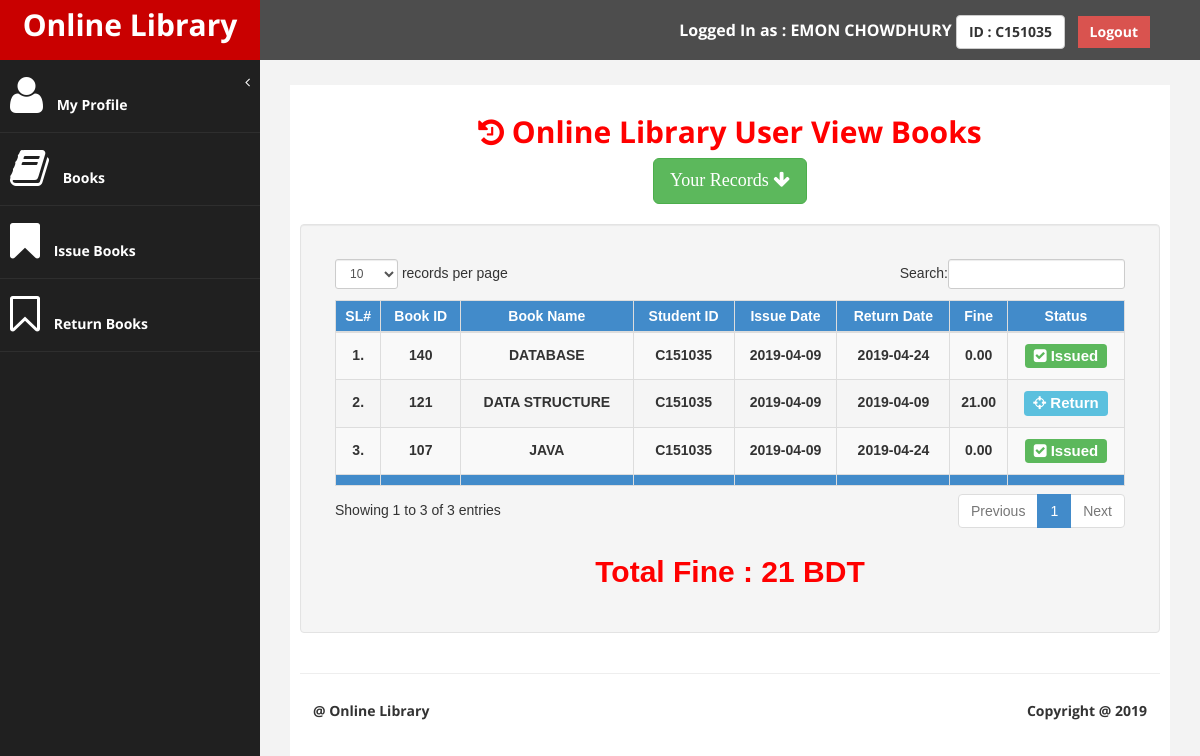
The app's page /Project/user_view.php (signed in) with its own data.
### tables this page shows
CREATE TABLE `libsys_students` (
  `s_id` int(11) NOT NULL,
  `s_code` varchar(50) NOT NULL,
  `s_name` varchar(50) NOT NULL,
  `s_dept` int(11) NOT NULL,
  `s_semester` int(11) NOT NULL,
  `s_contact` varchar(50) NOT NULL,
  `s_email` varchar(100) NOT NULL,
  `s_pic` blob NOT NULL,
  `s_password` varchar(255) NOT NULL,
  `s_reg` varchar(255) NOT NULL,
  `s_vkey` varchar(200) NOT NULL,
  `s_status` int(11) NOT NULL
);

CREATE TABLE `libsys_issue` (
  `i_id` int(11) NOT NULL,
  `i_book_id` int(11) NOT NULL,
  `i_student_id` int(11) NOT NULL,
  `i_check` int(11) NOT NULL COMMENT 'book_id+student_id',
  `i_date` date NOT NULL,
  `i_r_date` date NOT NULL,
  `i_fine` decimal(10,2) NOT NULL,
  `i_status` int(11) NOT NULL COMMENT '0=return,1=issued'
);

CREATE TABLE `libsys_books` (
  `b_id` int(11) NOT NULL,
  `b_code` varchar(50) NOT NULL,
  `b_name` varchar(50) NOT NULL,
  `b_author` int(11) NOT NULL,
  `b_publishar` int(11) NOT NULL,
  `b_check` int(11) NOT NULL COMMENT 'author+publisher',
  `b_qty` int(11) NOT NULL,
  `b_self` int(11) NOT NULL,
  `b_price` decimal(10,2) NOT NULL,
  `b_status` int(11) NOT NULL
);

### Project/includes/common.php (called while the page is built, shortened)
<?php
$WebsiteSiteName="Online Library";
?>

### Project/includes/functions.php (called while the page is built, shortened)
<?php
include './includes/dbconnect.php';
function get_book_info_by_id($b_id){
    global $connecton;
    $var = array();
    $query = mysqli_query($connecton,"SELECT * FROM libsys_books WHERE b_id='".$b_id."'");
    if($query){
        $var = mysqli_fetch_array($query);
    }
    return $var;
}
function get_student_info_by_id($s_id){
    global $connecton;
    $var = array();
    $query = mysqli_query($connecton,"SELECT * FROM libsys_students WHERE s_id='".$s_id."'");
    if($query){
        $var = mysqli_fetch_array($query);
    }
    return $var;
}
function get_all_libsys_books_issue_by_id($id){
    global $connecton;
    $var = array();
    $query = mysqli_query($connecton,"SELECT * FROM libsys_issue WHERE i_student_id='".$id."' ORDER BY i_id DESC");
    if($query){
        while($row = mysqli_fetch_array($query)){
            $var[] = $row;
        }
    }else{
        echo mysqli_error();
    }
    return $var;
}
?>

### Project/user_view.php (the view, shortened to what this page needs)
<?php
if(!isset($_SESSION['user'])){
header("Location: user_login.php");
}else{
include './includes/common.php';
include './includes/functions.php';
$pageName = 'User View Books';
$user_id = $_SESSION['user']['s_id'];
$user_info = get_student_info_by_id($user_id);
$issue = get_all_libsys_books_issue_by_id($user_id);
?>
<!DOCTYPE html>
<html xmlns="http://www.w3.org/1999/xhtml">
<head>
    <link href="assets/css/bootstrap.css" rel="stylesheet" />
    <link href="assets/css/font-awesome.css" rel="stylesheet" />
  <link href="assets/css/custom.css" rel="stylesheet" />
    <link href="assets/js/dataTables/dataTables.bootstrap.css" rel="stylesheet" />
</head>
<body>
    <div id="wrapper">
        <?php include './user_navtop.php'; ?>
        <?php include './user_navside.php'; ?>
        <div id="page-wrapper" >
            <div id="page-inner">
                <div class="row">
                    <div class="col-md-12 text-center" id="fun">
                        <h2><b><i class="fa fa-history"></i><?php echo " ".$WebsiteSiteName." ".$pageName?> </b></h2>
                         <a class="btn btn-lg btn-success" style="font-family: cursive;" id="sp">Your Records&nbsp;<i class="fa fa-arrow-down"></i></a>
                         <br>
                             <br>
                    </div>
                </div>
            <div class="row">
                <div class="col-md-12" id="acr">
                    <div class="panel panel-default well" style="font-family: sans-serif;">
                        <div class="panel-body">
                            <div class="table-responsive">
                                <table class="table table-striped table-bordered table-condensed table-hover text-center" id="dataTables-example">
                                    <thead>
                                        <tr class="btn-primary text-center">
                                            <td><b>SL#</b></td>
                                            <td><b>Book ID</b></td>
                                            <td><b>Book Name</b></td>
                                            <td><b>Student ID</b></td>
                                            <td><b>Issue Date</b></td>
                                            <td><b>Return Date</b></td>
                                             <td><b>Fine</b></td>
                                            <td><b>Status</b></td>
                                        </tr>
                                    </thead>
                                    <tbody>
                                         <?php
                                        $i=1;
                                        $total_fine = 0;
                                        foreach ($issue as $info){
                                            $book_info= get_book_info_by_id($info['i_book_id']);
                                            $std_info= get_student_info_by_id($info['i_student_id']);
                                         ?>
                                        <tr >
                                            <td><h5><b><?php echo $i; ?>.</b></h5></td>
                                            <td><h5><b><?php echo $book_info['b_code'];?></b></h5></td>
                                             <td><h5><b><?php echo $book_info['b_name'];?></b></h5></td>
                                            <td><h5><b><?php echo $std_info['s_code'] ?></b></h5></td>
                                            <td><h5><b><?php echo $info['i_date']; ?></b></h5></td>
                                            <td><h5><b><?php echo $info['i_r_date']; ?></b></h5></td>
                                            <td><h5><b><?php echo $info['i_fine']; ?></b></h5></td>
                                            <td><h5><b><?php
                                            if($info['i_status']==1){echo '<span class="label label-success" style="font-family: sans-serif; font-size:15px;"><i class="fa fa-check-square"></i> Issued</span>';}
                                            else{ echo '<span class="label label-info" style="font-family: sans-serif; font-size:15px;"><i class="fa fa-crosshairs"></i> Return</span>'; } ?></b></h5></td>
                                        </tr>
                                        <?php
                                         $total_fine =  $total_fine+$info['i_fine'];
                                        $i++; } ?>
                                    </tbody>
                                    <tfoot>
                                        <tr class="btn-primary text-center">
                                            <td></td>
                                            <td></td>
                                            <td></td>
                                            <td></td>
                                            <td></td>
                                            <td></td>
                                            <td></td>
                                            <td></td>
                                        </tr>
                                    </tfoot>
                                </table>
                            </div>
                            <?php
                            if($total_fine){
                            ?>
                            <h2 class="text-center"><b>Total Fine : <?php echo $total_fine; ?> BDT</b></h2>
                            <?php } else{ ?>
                            <h2 class="text-center"><b></b></h2>
                            <?php }?>
                        </div>
                    </div>
                </div>
            </div>
                <hr />
        <?php include './footer.php'; ?>
        </div>
    </div>
            </div>
</body>
</html>
<?php } ?>

### Project/user_navtop.php
<nav class="navbar navbar-default navbar-cls-top " role="navigation" style="margin-bottom: 0">
    <div class="navbar-header">
       <a class="navbar-brand" href="user_panel.php"><?php echo '<b>'.$WebsiteSiteName.'</b>'; ?></a>
    </div>
    <div style="color: white;padding: 15px 50px 5px 50px;float: right;font-size: 16px;">
        <b>Logged In as : <b><?php echo $user_info['s_name']; ?></b> <a href="" class="btn btn-default"><b><?php echo 'ID : '.$user_info['s_code']; ?></b></a>
            </b>&nbsp;
            <a href="user_logout.php" class="btn btn-danger square-btn-adjust"><b>Logout</b></a>
    </div>
</nav>

### Project/assets/css/custom.css (style rules this page uses)
body { font-family: 'Open Sans', sans-serif; }
#wrapper { width: 100%; background:#202020; }
#page-wrapper { padding: 15px 15px; min-height: 600px; background:#F3F3F3; }
#page-inner { width:100%; margin:10px 20px 10px 0px; background-color:#fff!important; padding:10px; min-height:1200px; }
.text-center { text-align:center; }
h2 { color: #f00; }
.square-btn-adjust { border: 0px solid transparent; -webkit-border-radius: 0px; -moz-border-radius: 0px; border-radius: 0px; }
.navbar-cls-top .navbar-brand { color: #fff; background: #C90000; width: 260px; text-align: center; height: 60px; font-size: 30px; font-weight: 700; }
.navbar-cls-top { background:#4D4D4D; border-bottom:none; }
.navbar-default { border:0px solid black; }
.navbar-header { background: #A70303; }
@media (min-width:768px) { #page-wrapper { margin: 0 0 0 260px; padding: 15px 30px; min-height: 1200px; } }
@media (min-width:768px) { .navbar { border-radius: 0px; } }

### records on screen
libsys_students: s_name "EMON CHOWDHURY", s_code "C151035"
libsys_issue: libsys_books.b_code "140", libsys_books.b_name "DATABASE", libsys_students.s_code "C151035", i_date "2019-04-09", i_r_date "2019-04-24", i_fine "0.00", i_status 1 (drawn)
libsys_issue: libsys_books.b_code "121", libsys_books.b_name "DATA STRUCTURE", libsys_students.s_code "C151035", i_date "2019-04-09", i_r_date "2019-04-09", i_fine "21.00", i_status 0 (drawn)
libsys_issue: libsys_books.b_code "107", libsys_books.b_name "JAVA", libsys_students.s_code "C151035", i_date "2019-04-09", i_r_date "2019-04-24", i_fine "0.00", i_status 1 (drawn)

### other values on screen
$WebsiteSiteName "Online Library"
$pageName "User View Books"
$total_fine "21"
